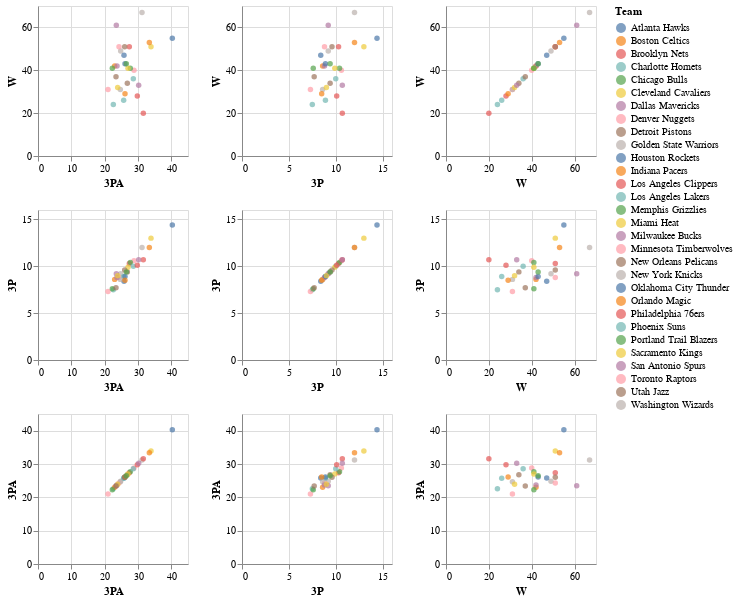

Notebook code cell kept with this figure:
### Code cell
source = pd.read_csv('./datasets/2016-17 Team Stats.csv')

alt.Chart(source).mark_circle().encode(
    alt.X(alt.repeat("column"), type='quantitative'),
    alt.Y(alt.repeat("row"), type='quantitative'),
    color='Team'
).properties(
    width=150,
    height=150
).repeat(
    row=['W', '3P', '3PA'],
    column=['3PA', '3P', 'W']
).interactive()

### Figure 1 — Vega-Lite specification as saved in the notebook (floating-point values rounded to 4 significant figures)
{"config": {"view": {"continuousWidth": 400, "continuousHeight": 300}}, "repeat": {"column": ["3PA", "3P", "W"], "row": ["W", "3P", "3PA"]}, "spec": {"data": {"name": "data-6d64c50acfc679c70eac3cfeb501e24e"}, "mark": "circle", "encoding": {"color": {"type": "nominal", "field": "Team"}, "x": {"type": "quantitative", "field": {"repeat": "column"}}, "y": {"type": "quantitative", "field": {"repeat": "row"}}}, "height": 150, "selection": {"selector002": {"type": "interval", "bind": "scales", "encodings": ["x", "y"]}}, "width": 150}, "$schema": "https://vega.github.io/schema/vega-lite/v4.8.1.json", "datasets": {"data-6d64c50acfc679c70eac3cfeb501e24e": [{"Rk": 1.0, "Team": "Golden State Warriors", "G": 82.0, "W": 67.0, "L": 15.0, "MP": 241.2, "FG": 43.1, "FGA": 87.1, "FG%": 0.495, "3P": 12.0, "3PA": 31.2, "3P%": 0.383, "2P": 31.1, "2PA": 55.8, "2P%": 0.557, "FT": 17.8, "FTA": 22.6, "FT%": 0.788, "ORB": 9.4, "DRB": 35.0, "TRB": 44.4, "AST": 30.4, "STL": 9.6, "BLK": 6.8, "TOV": 14.8, "PF": 19.3, "PTS": 115.9}, {"Rk": 2.0, "Team": "Houston Rockets", "G": 82.0, "W": 55.0, "L": 27.0, "MP": 241.2, "FG": 40.3, "FGA": 87.2, "FG%": 0.462, "3P": 14.4, "3PA": 40.3, "3P%": 0.357, "2P": 25.9, "2PA": 46.9, "2P%": 0.552, "FT": 20.3, "FTA": 26.5, "FT%": 0.766, "ORB": 10.9, "DRB": 33.5, "TRB": 44.4, "AST": 25.2, "STL": 8.2, "BLK": 4.3, "TOV": 15.1, "PF": 19.9, "PTS": 115.3}, {"Rk": 3.0, "Team": "Denver Nuggets", "G": 82.0, "W": 40.0, "L": 42.0, "MP": 240.9, "FG": 41.2, "FGA": 87.7, "FG%": 0.469, "3P": 10.6, "3PA": 28.8, "3P%": 0.368, "2P": 30.6, "2PA": 58.9, "2P%": 0.519, "FT": 18.7, "FTA": 24.2, "FT%": 0.774, "ORB": 11.8, "DRB": 34.6, "TRB": 46.4, "AST": 25.3, "STL": 6.9, "BLK": 3.9, "TOV": 15.0, "PF": 19.1, "PTS": 111.7}, {"Rk": 4.0, "Team": "Cleveland Cavaliers", "G": 82.0, "W": 51.0, "L": 31.0, "MP": 242.4, "FG": 39.9, "FGA": 84.9, "FG%": 0.47, "3P": 13.0, "3PA": 33.9, "3P%": 0.384, "2P": 26.9, "2PA": 51.0, "2P%": 0.528, "FT": 17.5, "FTA": 23.3, "FT%": 0.748, "ORB": 9.3, "DRB": 34.4, "TRB": 43.7, "AST": 22.7, "STL": 6.6, "BLK": 4.0, "TOV": 13.7, "PF": 18.1, "PTS": 110.3}, {"Rk": 5.0, "Team": "Washington Wizards", "G": 82.0, "W": 49.0, "L": 33.0, "MP": 242.1, "FG": 41.3, "FGA": 87.0, "FG%": 0.475, "3P": 9.2, "3PA": 24.8, "3P%": 0.372, "2P": 32.1, "2PA": 62.3, "2P%": 0.515, "FT": 17.3, "FTA": 22.1, "FT%": 0.784, "ORB": 10.3, "DRB": 32.6, "TRB": 42.9, "AST": 23.9, "STL": 8.5, "BLK": 4.1, "TOV": 14.2, "PF": 21.3, "PTS": 109.2}, {"Rk": 6.0, "Team": "Los Angeles Clippers", "G": 82.0, "W": 51.0, "L": 31.0, "MP": 240.9, "FG": 39.5, "FGA": 83.2, "FG%": 0.475, "3P": 10.3, "3PA": 27.4, "3P%": 0.375, "2P": 29.3, "2PA": 55.8, "2P%": 0.525, "FT": 19.3, "FTA": 26.0, "FT%": 0.745, "ORB": 9.0, "DRB": 34.0, "TRB": 43.0, "AST": 22.5, "STL": 7.5, "BLK": 4.2, "TOV": 13.0, "PF": 19.8, "PTS": 108.7}, {"Rk": 7.0, "Team": "Boston Celtics", "G": 82.0, "W": 53.0, "L": 29.0, "MP": 240.9, "FG": 38.6, "FGA": 85.1, "FG%": 0.454, "3P": 12.0, "3PA": 33.4, "3P%": 0.359, "2P": 26.6, "2PA": 51.7, "2P%": 0.515, "FT": 18.7, "FTA": 23.2, "FT%": 0.807, "ORB": 9.1, "DRB": 32.9, "TRB": 42.0, "AST": 25.2, "STL": 7.5, "BLK": 4.1, "TOV": 13.3, "PF": 20.6, "PTS": 108.0}, {"Rk": 8.0, "Team": "Portland Trail Blazers", "G": 82.0, "W": 41.0, "L": 41.0, "MP": 243.0, "FG": 39.5, "FGA": 86.1, "FG%": 0.459, "3P": 10.4, "3PA": 27.7, "3P%": 0.375, "2P": 29.2, "2PA": 58.4, "2P%": 0.499, "FT": 18.5, "FTA": 23.7, "FT%": 0.78, "ORB": 10.1, "DRB": 33.5, "TRB": 43.7, "AST": 21.1, "STL": 7.0, "BLK": 5.0, "TOV": 13.7, "PF": 21.2, "PTS": 107.9}, {"Rk": 9.0, "Team": "Phoenix Suns", "G": 82.0, "W": 24.0, "L": 58.0, "MP": 241.8, "FG": 39.9, "FGA": 88.5, "FG%": 0.45, "3P": 7.5, "3PA": 22.6, "3P%": 0.332, "2P": 32.4, "2PA": 65.9, "2P%": 0.491, "FT": 20.4, "FTA": 26.3, "FT%": 0.776, "ORB": 11.9, "DRB": 33.1, "TRB": 45.0, "AST": 19.6, "STL": 8.2, "BLK": 4.9, "TOV": 15.4, "PF": 24.8, "PTS": 107.7}, {"Rk": 10.0, "Team": "Toronto Raptors", "G": 82.0, "W": 51.0, "L": 31.0, "MP": 241.2, "FG": 39.2, "FGA": 84.4, "FG%": 0.464, "3P": 8.8, "3PA": 24.3, "3P%": 0.363, "2P": 30.3, "2PA": 60.0, "2P%": 0.505, "FT": 19.7, "FTA": 24.7, "FT%": 0.796, "ORB": 10.6, "DRB": 32.6, "TRB": 43.3, "AST": 18.5, "STL": 8.3, "BLK": 4.9, "TOV": 12.7, "PF": 20.8, "PTS": 106.9}, {"Rk": 11.0, "Team": "Oklahoma City Thunder", "G": 82.0, "W": 47.0, "L": 35.0, "MP": 241.5, "FG": 39.5, "FGA": 87.4, "FG%": 0.452, "3P": 8.4, "3PA": 25.8, "3P%": 0.327, "2P": 31.0, "2PA": 61.6, "2P%": 0.504, "FT": 19.2, "FTA": 25.8, "FT%": 0.745, "ORB": 12.2, "DRB": 34.4, "TRB": 46.6, "AST": 21.0, "STL": 7.9, "BLK": 5.0, "TOV": 15.0, "PF": 20.9, "PTS": 106.6}, {"Rk": 12.0, "Team": "Brooklyn Nets", "G": 82.0, "W": 20.0, "L": 62.0, "MP": 240.9, "FG": 37.8, "FGA": 85.2, "FG%": 0.444, "3P": 10.7, "3PA": 31.6, "3P%": 0.338, "2P": 27.1, "2PA": 53.6, "2P%": 0.506, "FT": 19.4, "FTA": 24.6, "FT%": 0.788, "ORB": 8.8, "DRB": 35.1, "TRB": 43.9, "AST": 21.4, "STL": 7.2, "BLK": 4.7, "TOV": 16.5, "PF": 21.0, "PTS": 105.8}, {"Rk": 13.0, "Team": "Minnesota Timberwolves", "G": 82.0, "W": 31.0, "L": 51.0, "MP": 241.5, "FG": 39.5, "FGA": 84.4, "FG%": 0.467, "3P": 7.3, "3PA": 21.0, "3P%": 0.349, "2P": 32.1, "2PA": 63.4, "2P%": 0.507, "FT": 19.3, "FTA": 24.2, "FT%": 0.799, "ORB": 11.4, "DRB": 31.0, "TRB": 42.4, "AST": 23.7, "STL": 8.0, "BLK": 4.5, "TOV": 14.0, "PF": 20.1, "PTS": 105.6}, {"Rk": 14.0, "Team": "San Antonio Spurs", "G": 82.0, "W": 61.0, "L": 21.0, "MP": 241.5, "FG": 39.3, "FGA": 83.7, "FG%": 0.469, "3P": 9.2, "3PA": 23.5, "3P%": 0.391, "2P": 30.1, "2PA": 60.2, "2P%": 0.5, "FT": 17.6, "FTA": 22.0, "FT%": 0.797, "ORB": 10.0, "DRB": 33.9, "TRB": 43.9, "AST": 23.8, "STL": 8.0, "BLK": 5.9, "TOV": 13.4, "PF": 18.3, "PTS": 105.3}, {"Rk": 15.0, "Team": "Indiana Pacers", "G": 82.0, "W": 42.0, "L": 40.0, "MP": 242.1, "FG": 39.3, "FGA": 84.5, "FG%": 0.465, "3P": 8.6, "3PA": 23.0, "3P%": 0.376, "2P": 30.6, "2PA": 61.5, "2P%": 0.498, "FT": 17.9, "FTA": 22.1, "FT%": 0.81, "ORB": 9.0, "DRB": 33.0, "TRB": 42.0, "AST": 22.5, "STL": 8.2, "BLK": 5.0, "TOV": 13.8, "PF": 19.5, "PTS": 105.1}, {"Rk": 16.0, "Team": "Charlotte Hornets", "G": 82.0, "W": 36.0, "L": 46.0, "MP": 241.8, "FG": 37.7, "FGA": 85.4, "FG%": 0.442, "3P": 10.0, "3PA": 28.6, "3P%": 0.351, "2P": 27.7, "2PA": 56.7, "2P%": 0.488, "FT": 19.4, "FTA": 23.8, "FT%": 0.815, "ORB": 8.8, "DRB": 34.8, "TRB": 43.6, "AST": 23.1, "STL": 7.0, "BLK": 4.8, "TOV": 11.5, "PF": 16.6, "PTS": 104.9}, {"Rk": 17.0, "Team": "Los Angeles Lakers", "G": 82.0, "W": 26.0, "L": 56.0, "MP": 240.3, "FG": 39.3, "FGA": 87.4, "FG%": 0.45, "3P": 8.9, "3PA": 25.7, "3P%": 0.346, "2P": 30.4, "2PA": 61.6, "2P%": 0.493, "FT": 17.0, "FTA": 22.6, "FT%": 0.754, "ORB": 11.4, "DRB": 32.1, "TRB": 43.5, "AST": 20.9, "STL": 8.2, "BLK": 3.9, "TOV": 15.2, "PF": 20.7, "PTS": 104.6}, {"Rk": 18.0, "Team": "New Orleans Pelicans", "G": 82.0, "W": 34.0, "L": 48.0, "MP": 242.7, "FG": 39.1, "FGA": 87.0, "FG%": 0.45, "3P": 9.4, "3PA": 26.8, "3P%": 0.35, "2P": 29.8, "2PA": 60.2, "2P%": 0.495, "FT": 16.7, "FTA": 22.3, "FT%": 0.75, "ORB": 8.6, "DRB": 35.1, "TRB": 43.7, "AST": 22.8, "STL": 7.8, "BLK": 5.5, "TOV": 12.9, "PF": 18.2, "PTS": 104.3}, {"Rk": 19.0, "Team": "New York Knicks", "G": 82.0, "W": 31.0, "L": 51.0, "MP": 242.1, "FG": 39.6, "FGA": 88.5, "FG%": 0.447, "3P": 8.6, "3PA": 24.7, "3P%": 0.348, "2P": 31.0, "2PA": 63.8, "2P%": 0.485, "FT": 16.6, "FTA": 21.1, "FT%": 0.788, "ORB": 12.0, "DRB": 33.2, "TRB": 45.2, "AST": 21.8, "STL": 7.1, "BLK": 5.5, "TOV": 13.9, "PF": 20.3, "PTS": 104.3}, {"Rk": 20.0, "Team": "Milwaukee Bucks", "G": 82.0, "W": 42.0, "L": 40.0, "MP": 241.2, "FG": 38.8, "FGA": 81.9, "FG%": 0.474, "3P": 8.8, "3PA": 23.7, "3P%": 0.37, "2P": 30.0, "2PA": 58.2, "2P%": 0.516, "FT": 17.2, "FTA": 22.4, "FT%": 0.768, "ORB": 8.8, "DRB": 31.6, "TRB": 40.4, "AST": 24.2, "STL": 8.1, "BLK": 5.3, "TOV": 14.0, "PF": 20.2, "PTS": 103.6}, {"Rk": 21.0, "Team": "Miami Heat", "G": 82.0, "W": 41.0, "L": 41.0, "MP": 241.2, "FG": 39.0, "FGA": 85.8, "FG%": 0.455, "3P": 9.9, "3PA": 27.0, "3P%": 0.365, "2P": 29.2, "2PA": 58.8, "2P%": 0.496, "FT": 15.2, "FTA": 21.6, "FT%": 0.706, "ORB": 10.6, "DRB": 33.0, "TRB": 43.6, "AST": 21.2, "STL": 7.2, "BLK": 5.7, "TOV": 13.4, "PF": 20.5, "PTS": 103.2}, {"Rk": 22.0, "Team": "Atlanta Hawks", "G": 82.0, "W": 43.0, "L": 39.0, "MP": 242.4, "FG": 38.1, "FGA": 84.4, "FG%": 0.451, "3P": 8.9, "3PA": 26.1, "3P%": 0.341, "2P": 29.2, "2PA": 58.3, "2P%": 0.501, "FT": 18.1, "FTA": 24.9, "FT%": 0.728, "ORB": 10.3, "DRB": 34.1, "TRB": 44.3, "AST": 23.6, "STL": 8.2, "BLK": 4.8, "TOV": 15.8, "PF": 18.2, "PTS": 103.2}, {"Rk": 23.0, "Team": "Chicago Bulls", "G": 82.0, "W": 41.0, "L": 41.0, "MP": 241.2, "FG": 38.6, "FGA": 87.1, "FG%": 0.444, "3P": 7.6, "3PA": 22.3, "3P%": 0.34, "2P": 31.0, "2PA": 64.8, "2P%": 0.479, "FT": 18.0, "FTA": 22.5, "FT%": 0.798, "ORB": 12.2, "DRB": 34.1, "TRB": 46.3, "AST": 22.6, "STL": 7.8, "BLK": 4.8, "TOV": 13.6, "PF": 17.7, "PTS": 102.9}, {"Rk": 24.0, "Team": "Sacramento Kings", "G": 82.0, "W": 32.0, "L": 50.0, "MP": 242.4, "FG": 37.9, "FGA": 82.1, "FG%": 0.461, "3P": 9.0, "3PA": 23.9, "3P%": 0.376, "2P": 28.9, "2PA": 58.2, "2P%": 0.496, "FT": 18.1, "FTA": 23.3, "FT%": 0.775, "ORB": 8.7, "DRB": 32.3, "TRB": 41.1, "AST": 22.5, "STL": 7.6, "BLK": 4.0, "TOV": 14.6, "PF": 20.3, "PTS": 102.8}, {"Rk": 25.0, "Team": "Philadelphia 76ers", "G": 82.0, "W": 28.0, "L": 54.0, "MP": 241.8, "FG": 37.7, "FGA": 85.3, "FG%": 0.442, "3P": 10.1, "3PA": 29.8, "3P%": 0.34, "2P": 27.5, "2PA": 55.5, "2P%": 0.496, "FT": 17.0, "FTA": 22.0, "FT%": 0.771, "ORB": 9.8, "DRB": 33.0, "TRB": 42.8, "AST": 23.8, "STL": 8.4, "BLK": 5.1, "TOV": 16.7, "PF": 21.9, "PTS": 102.4}, {"Rk": 26.0, "Team": "Detroit Pistons", "G": 82.0, "W": 37.0, "L": 45.0, "MP": 241.5, "FG": 39.9, "FGA": 88.8, "FG%": 0.449, "3P": 7.7, "3PA": 23.4, "3P%": 0.33, "2P": 32.2, "2PA": 65.5, "2P%": 0.492, "FT": 13.9, "FTA": 19.3, "FT%": 0.719, "ORB": 11.1, "DRB": 34.6, "TRB": 45.7, "AST": 21.1, "STL": 7.0, "BLK": 3.8, "TOV": 11.9, "PF": 17.9, "PTS": 101.3}, {"Rk": 27.0, "Team": "Orlando Magic", "G": 82.0, "W": 29.0, "L": 53.0, "MP": 241.5, "FG": 38.3, "FGA": 87.0, "FG%": 0.44, "3P": 8.5, "3PA": 26.1, "3P%": 0.328, "2P": 29.7, "2PA": 60.9, "2P%": 0.488, "FT": 16.0, "FTA": 21.4, "FT%": 0.747, "ORB": 9.8, "DRB": 33.3, "TRB": 43.2, "AST": 22.2, "STL": 7.1, "BLK": 4.8, "TOV": 13.3, "PF": 19.3, "PTS": 101.1}, {"Rk": 28.0, "Team": "Utah Jazz", "G": 82.0, "W": 51.0, "L": 31.0, "MP": 240.9, "FG": 37.0, "FGA": 79.5, "FG%": 0.466, "3P": 9.6, "3PA": 26.0, "3P%": 0.372, "2P": 27.3, "2PA": 53.5, "2P%": 0.511, "FT": 17.1, "FTA": 22.9, "FT%": 0.747, "ORB": 9.4, "DRB": 33.8, "TRB": 43.2, "AST": 20.1, "STL": 6.7, "BLK": 5.0, "TOV": 13.6, "PF": 18.8, "PTS": 100.7}, {"Rk": 29.0, "Team": "Memphis Grizzlies", "G": 82.0, "W": 43.0, "L": 39.0, "MP": 242.7, "FG": 36.4, "FGA": 83.6, "FG%": 0.435, "3P": 9.4, "3PA": 26.5, "3P%": 0.354, "2P": 27.0, "2PA": 57.1, "2P%": 0.473, "FT": 18.3, "FTA": 23.4, "FT%": 0.784, "ORB": 10.8, "DRB": 32.0, "TRB": 42.8, "AST": 21.3, "STL": 8.0, "BLK": 4.2, "TOV": 12.9, "PF": 22.4, "PTS": 100.5}, {"Rk": 30.0, "Team": "Dallas Mavericks", "G": 82.0, "W": 33.0, "L": 49.0, "MP": 241.2, "FG": 36.2, "FGA": 82.3, "FG%": 0.44, "3P": 10.7, "3PA": 30.2, "3P%": 0.355, "2P": 25.5, "2PA": 52.2, "2P%": 0.489, "FT": 14.8, "FTA": 18.5, "FT%": 0.801, "ORB": 7.9, "DRB": 30.7, "TRB": 38.6, "AST": 20.8, "STL": 7.5, "BLK": 3.7, "TOV": 11.9, "PF": 19.1, "PTS": 97.9}, {"Rk": null, "Team": null, "G": null, "W": null, "L": null, "MP": null, "FG": null, "FGA": null, "FG%": null, "3P": null, "3PA": null, "3P%": null, "2P": null, "2PA": null, "2P%": null, "FT": null, "FTA": null, "FT%": null, "ORB": null, "DRB": null, "TRB": null, "AST": null, "STL": null, "BLK": null, "TOV": null, "PF": null, "PTS": null}]}}
